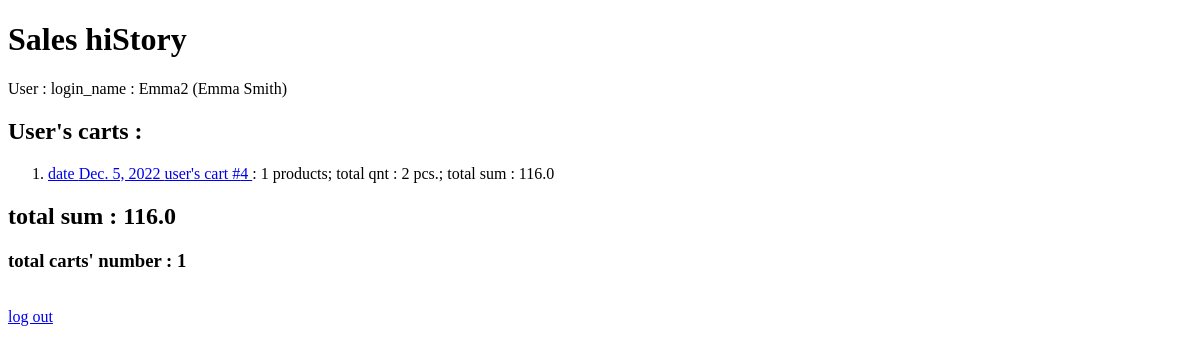
Screenshot of /carts/3/gc_userhistory (signed in) with the database file from the repository.
### users/models.py (models this page shows)
class Profile_user(models.Model):
	user = models.OneToOneField(User, on_delete = models.CASCADE)
	f_name = models.CharField(max_length = 64)
	l_name = models.CharField(max_length = 64)
	email = models.EmailField(blank = True)
	phone = models.CharField(max_length = 32, blank = True)
	age = models.IntegerField(default = 0, blank = True)
	sex = models.CharField(max_length = 7, blank = True)
	birthday = models.DateField(default = date.today)
	def __str__(self):
		return f' login_name : {self.user.username} ({self.f_name} {self.l_name})'

### products/models.py (models this page shows, shortened)
class SaleList(models.Model):
	buyer = models.ForeignKey(Profile_user, on_delete = models.CASCADE, related_name = 'buyer')
	date_y = models.DateField(default = datetime.now, blank = True)

### carts/views.py (the view)
# urls.py: path('<int:user_id>/gc_userhistory', views.gc_userhistory, name = 'gc_userhistory'),
@user_logged_in
def gc_userhistory(request, user_id):
	user_profile = Profile_user.objects.get(pk = user_id)
	s_lists = user_profile.buyer.all()
	gc_usersum, gc_usersales = (0, [])
	for s_list in s_lists:
		gc_products = s_list.slist_by.all()
		gc_qnt, gc_sum, gc_usercart = (0, 0, [])
		for gc_product in gc_products:
			gc_usercart.append(gc_product)
			gc_qnt += gc_product.qnt
			gc_sum += gc_product.qnt * gc_product.gp_product.price
		gc_usersum += gc_sum
		gc_sale = [gc_usercart, gc_qnt, gc_sum, len(gc_usercart), (s_list.id, s_list.date_y)]
		gc_usersales.append(gc_sale)
	return render(request, 'carts/gc_userhistory.html', {
		'user_carts' : gc_usersales,
		'user_sum' : gc_usersum,
		'user_sales' : len(gc_usersales),
		'user' : user_profile,
		})

### products/checkers.py (called while the page is built)
def user_logged_in(f):
	@wraps(f)
	def wrapper(request, *args, **kwargs):
		print('decorator user_logged_in is at work')
		try:
			if request.session['user_in']:
				return f(request, *args, **kwargs)
			else:
				return HttpResponse('you are not logged in as buyer, to change this just create user_profile')
		except KeyError:
			return HttpResponse('You are not even logged in!')
	return wrapper

### carts/templates/carts/gc_userhistory.html (shortened to what this page needs)
{% extends 'carts/layout.html' %}
{% block body %}
	<h1>Sales hiStory</h1>
	<p>User : {{user}}</p>
	<h2>User's carts :</h2>
	<ol>
		{% for cart in user_carts %}
		<li>
			<a href="{% url 'carts:index_fromhistory' cart.4.0 %}">
			date {{cart.4.1}} user's cart #{{cart.4.0}}
			</a>
			 : {{cart.3}} products; total qnt : {{cart.1}} pcs.; total sum : {{cart.2}}
		</li>
		{% empty %}
			<p>there are no carts of this user!</p>
		{% endfor %}
	</ol>
	<h2>total sum : {{user_sum}}</h2>
	<h3>total carts' number  : {{user_sales}}</h3>
	<a href="{% url 'users:logout' %}"> log out</a>
{% endblock %}

### rows the page displays
Profile_user: user+f_name+l_name "login_name : Emma2 (Emma Smith)"
SaleList: date_y "Dec. 5, 2022"

### other values shown
{{ cart.4.0 }} "4"
{{ cart.3 }} "1"
{{ cart.1 }} "2"
{{ cart.2 }} "116.0"
{{ user_sum }} "116.0"
{{ user_sales }} "1"
